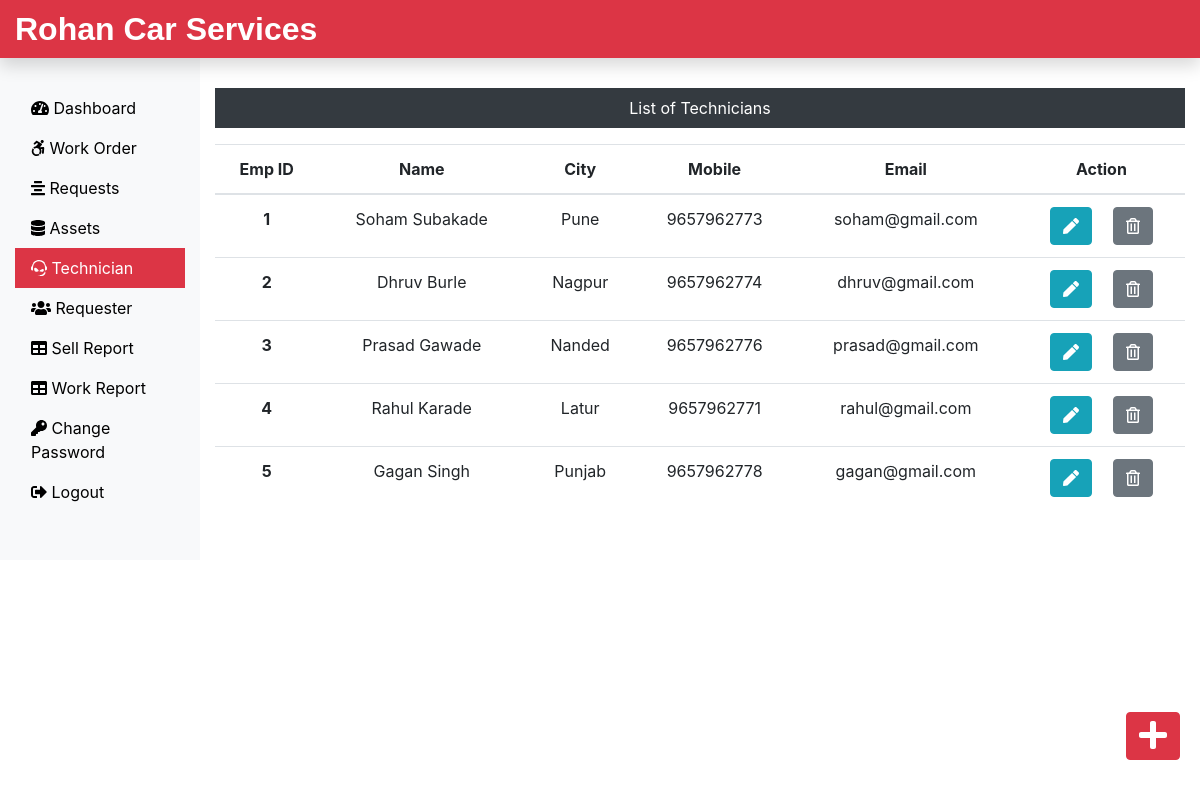
Screenshot of /Admin/technician.php (signed in) with the database file from the repository.
### tables this page shows
CREATE TABLE `technician_tb` (
  `empid` int(11) NOT NULL,
  `empName` varchar(60) NOT NULL,
  `empCity` varchar(60) NOT NULL,
  `empMobile` bigint(11) NOT NULL,
  `empEmail` varchar(60) NOT NULL
);

### Admin/technician.php (the view, shortened to what this page needs)
<?php
include('includes/header.php');
include('../dbConnection.php');
?>
<div class="col-sm-9 col-md-10 mt-5 text-center">
  <p class=" bg-dark text-white p-2">List of Technicians</p>
  <?php
    $sql = "SELECT * FROM technician_tb";
    $result = $conn->query($sql);
    if($result->num_rows > 0){
 echo '<table class="table">
  <thead>
   <tr>
    <th scope="col">Emp ID</th>
    <th scope="col">Name</th>
    <th scope="col">City</th>
    <th scope="col">Mobile</th>
    <th scope="col">Email</th>
    <th scope="col">Action</th>
   </tr>
  </thead>
  <tbody>';
  while($row = $result->fetch_assoc()){
   echo '<tr>';
    echo '<th scope="row">'.$row["empid"].'</th>';
    echo '<td>'. $row["empName"].'</td>';
    echo '<td>'.$row["empCity"].'</td>';
    echo '<td>'.$row["empMobile"].'</td>';
    echo '<td>'.$row["empEmail"].'</td>';
    echo '<td><form action="editemp.php" method="POST" class="d-inline"> <input type="hidden" name="id" value='. $row["empid"] .'><button type="submit" class="btn btn-info mr-3" name="view" value="View"><i class="fas fa-pen"></i></button></form>  <form action="" method="POST" class="d-inline"><input type="hidden" name="id" value='. $row["empid"] .'><button type="submit" class="btn btn-secondary" name="delete" value="Delete"><i class="far fa-trash-alt"></i></button></form></td>
   </tr>';
  }
 echo '</tbody>
 </table>';
} else {
  echo "0 Result";
}
?>
</div>
</div>
<div><a class="btn btn-danger box" href="insertemp.php"><i class="fas fa-plus fa-2x"></i></a>
</div>
</div>
<?php
include('includes/footer.php');
?>

### css/custom.css (style rules this page uses)
a { color: black; }
.box { position: fixed; bottom: 10px; right: 20px; margin-bottom: 30px; }

### rows the page displays
technician_tb: empid "1", empName "Soham Subakade", empCity "Pune", empMobile "9657962773", empEmail "soham@gmail.com"
technician_tb: empid "2", empName "Dhruv Burle", empCity "Nagpur", empMobile "9657962774", empEmail "dhruv@gmail.com"
technician_tb: empid "3", empName "Prasad Gawade", empCity "Nanded", empMobile "9657962776", empEmail "prasad@gmail.com"
technician_tb: empid "4", empName "Rahul Karade", empCity "Latur", empMobile "9657962771", empEmail "rahul@gmail.com"
technician_tb: empid "5", empName "Gagan Singh", empCity "Punjab", empMobile "9657962778", empEmail "gagan@gmail.com"
